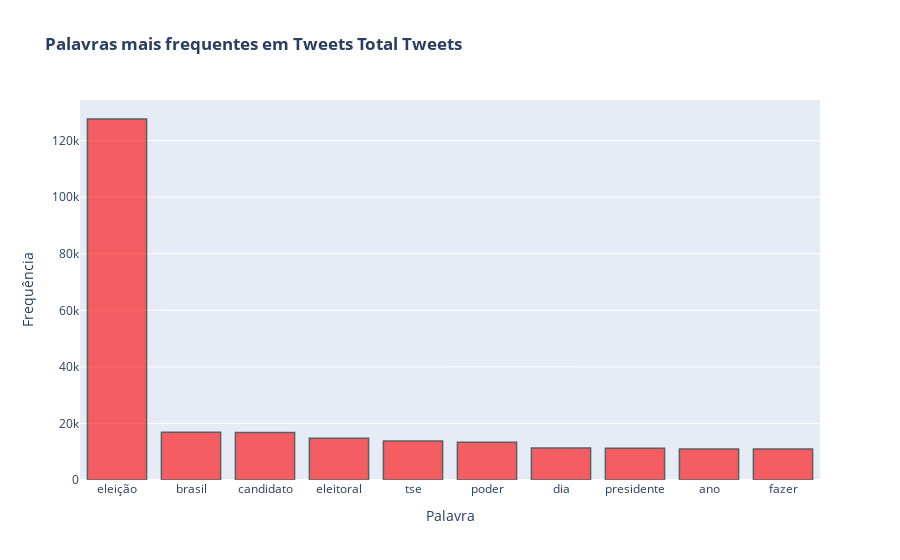

Notebook source saved alongside this figure:
### Code cell
plot_word_freq(tokens,"<b>Total</b>","<b>Tweets</b>","red")

### Figure 1 — Plotly figure (JSON) as saved in the notebook; plotly's stock layout.template omitted (floating-point values rounded to 4 significant figures)
{"data": [{"alignmentgroup": "True", "hovertemplate": "Palavra=%{x}<br>Frequência=%{y}<extra></extra>", "legendgroup": "", "marker": {"color": "red", "line": {"color": "black", "width": 1.5}, "pattern": {"shape": ""}}, "name": "", "offsetgroup": "", "opacity": 0.6, "orientation": "v", "showlegend": false, "textposition": "auto", "type": "bar", "x": ["eleição", "brasil", "candidato", "eleitoral", "tse", "poder", "dia", "presidente", "ano", "fazer"], "xaxis": "x", "y": [127636, 16843, 16776, 14739, 13749, 13351, 11355, 11226, 10971, 10936], "yaxis": "y"}], "layout": {"barmode": "relative", "legend": {"tracegroupgap": 0}, "title": {"text": "<b>Palavras mais frequentes em </b><b>Tweets</b> <b>Total</b> <b>Tweets</b>"}, "xaxis": {"anchor": "y", "domain": [0, 1], "title": {"text": "Palavra"}}, "yaxis": {"anchor": "x", "domain": [0, 1], "title": {"text": "Frequência"}}}}
